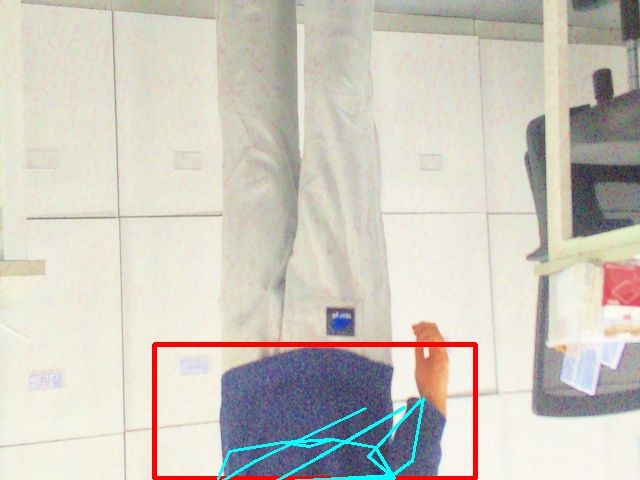
#> input picture SubCameraApp_refactory_260309_stm_com/SubCameraApp_refactory_260309/build/captures/20260310_093136_fall_id1.jpg, 640 x 480 px, given in place of media.smp, which was not available
$ python video_confusion_rtsp.py
#> lines starting #> are read from the running program, lines starting #| are printed output that depends on the picture; after the words box and inside, x2 and y2 are one past the last pixel; in counts of white or black regions, pixels touching at a corner belong together; pictures that were not available may be replaced by others from this repository, and a replacement may not be noted
import cv2
import numpy as np
import os
import threading
import time
import urllib.parse
import cv2
import numpy as np
from collections import deque

# 디스플레이 설정
os.environ["DISPLAY"] = ":0"
# RTSP 전송 및 지연 최적화 (TCP 강제)
os.environ["OPENCV_FFMPEG_CAPTURE_OPTIONS"] = "rtsp_transport;tcp|max_delay;500000"

class FireDetector:
    def __init__(self, history_len=10):
        # 불꽃의 동적 움직임을 추적하기 위한 큐
        self.area_history = deque(maxlen=history_len)
        self.fire_detected = False

    def detect(self, r_img, t_gray):
        # 1. Thermal 임계값 필터링 (고온부 추출)
        # 200 이상은 매우 뜨거운 영역
        _, t_mask = cv2.threshold(t_gray, 200, 255, cv2.THRESH_BINARY)

        # 노이즈 제거 (Opening 연산)
        kernel = np.ones((3, 3), np.uint8)
        t_mask = cv2.morphologyEx(t_mask, cv2.MORPH_OPEN, kernel)

        # 2. RGB 채도/색상 확인 (주황/적색 계열)
        hsv = cv2.cvtColor(r_img, cv2.COLOR_BGR2HSV)
        # 불꽃의 전형적인 HSV 범위 (빨강~주황)
        lower_fire = np.array([0, 100, 100])
        upper_fire = np.array([25, 255, 255])
        rgb_mask = cv2.inRange(hsv, lower_fire, upper_fire)

        # 3. 두 모달리티 결합 (교집합)
        combined_mask = cv2.bitwise_and(t_mask, rgb_mask)

        # 4. 동적 분석 (면적 변화율 계산)
        contours, _ = cv2.findContours(combined_mask, cv2.RETR_EXTERNAL, cv2.CHAIN_APPROX_SIMPLE)
        current_area = 0
        fire_rects = []

        for cnt in contours:
            area = cv2.contourArea(cnt)
            if area > 50:  # 너무 작은 노이즈 무시
                current_area += area
                fire_rects.append(cv2.boundingRect(cnt))

        self.area_history.append(current_area)

        # 면적이 일정 이상이고, 시간에 따라 크기가 미세하게 변하면(flickering) 화재로 간주
        if len(self.area_history) == self.area_history.maxlen:
            std_dev = np.std(self.area_history)
            # 평균 면적이 크고 변화량(표준편차)이 0보다 크면 움직이는 불꽃일 확률 높음
            if np.mean(self.area_history) > 100 and std_dev > 5:
                self.fire_detected = True
            else:
                self.fire_detected = False

        return self.fire_detected, fire_rects

class VideoStream:
    def __init__(self, url, name):
        self.name = name
        self.cap = cv2.VideoCapture(url, cv2.CAP_FFMPEG)
        self.cap.set(cv2.CAP_PROP_BUFFERSIZE, 1)
        self.frame = None
        self.ret = False
        self.stopped = False

        start_time = time.time()
        while not self.cap.isOpened():
            if time.time() - start_time > 5:
                print(f"[X] {self.name} 스트림 연결 실패")
                return
            time.sleep(0.5)
            self.cap.open(url, cv2.CAP_FFMPEG)

        print(f"[V] {self.name} 스트림 연결 성공")
        self.ret, self.frame = self.cap.read()

    def start(self):
        if self.cap.isOpened():
            threading.Thread(target=self.update, args=(), daemon=True).start()
        return self

    def update(self):
        while not self.stopped:
            # grab()으로 최신 패킷 확보, retrieve()로 디코딩
            if self.cap.grab():
                success, frame = self.cap.retrieve()
                if success:
                    self.frame = frame
            else:
                time.sleep(0.01)

    def read(self):
        return self.frame

    def stop(self):
        self.stopped = True
        self.cap.release()

class PrecisionAligner:
    def __init__(self):
        self.warp_matrix = np.eye(2, 3, dtype=np.float32)
        self.is_processing = False
        self.lock = threading.Lock()
        self.current_cc = 0.0
        self.is_aligned = False

    def update_matrix(self, img_r, img_t):
        self.is_processing = True
        try:
            # 에지 기반 정합 (왜곡 방지를 위한 Canny 필터링)
            edge_r = cv2.Canny(cv2.cvtColor(img_r, cv2.COLOR_BGR2GRAY), 50, 150)
            edge_t = cv2.Canny(cv2.normalize(img_t, None, 0, 255, cv2.NORM_MINMAX), 30, 100)

            criteria = (cv2.TERM_CRITERIA_EPS | cv2.TERM_CRITERIA_COUNT, 35, 1e-5)

            with self.lock:
                start_matrix = self.warp_matrix.copy()

            # ECC 알고리즘 수행
            cc, new_matrix = cv2.findTransformECC(edge_r, edge_t, start_matrix,
                                                cv2.MOTION_AFFINE, criteria)

            with self.lock:
                self.warp_matrix = new_matrix
                self.current_cc = cc
                self.is_aligned = (cc >= 0.3)
        except cv2.error:
            with self.lock:
                self.current_cc = -1.0
                self.is_aligned = False
        finally:
            self.is_processing = False

def draw_info(img, frame_count, cc, fps, next_align_in, is_aligned):
    # 1. 텍스트를 그릴 바탕(검정색 상단 바) 생성
    # 상단 80픽셀 정도를 반투명 검정색으로 덮습니다.
    overlay = img.copy()
    cv2.rectangle(overlay, (0, 0), (img.shape[1], 85), (0, 0, 0), -1)
    cv2.addWeighted(overlay, 0.7, img, 0.3, 0, img)

    font = cv2.FONT_HERSHEY_SIMPLEX
    status_color = (0, 255, 0) if is_aligned else (0, 0, 255)

    # 2. 텍스트 좌표 및 크기 재설정 (640x360 해상도 최적화)
    # 가독성을 위해 폰트 두께(thickness)를 2로 올립니다.
    cv2.putText(img, f"FRAME: {frame_count:04d}", (15, 30), font, 0.5, (255, 255, 255), 1)
    cv2.putText(img, f"FPS: {fps:.1f}", (160, 30), font, 0.5, (0, 255, 255), 1)

    status_text = "ALIGNED" if is_aligned else "SEARCHING"
    cv2.putText(img, f"STATUS: {status_text}", (300, 30), font, 0.5, status_color, 2)

    # ECC SCORE 강조
    cv2.putText(img, f"ECC SCORE: {cc:.4f}", (15, 65), font, 0.7, status_color, 2)

    align_text = "STABLE" if is_aligned else f"RE-ALIGN IN: {next_align_in}f"
    cv2.putText(img, align_text, (300, 65), font, 0.5, (200, 200, 200), 1)

    return img

def process_ultra_fast_fusion():
    # 카메라 접속 정보
    USER, PASS, IP1, IP2 = "admin", "5hanwha!", "192.168.0.112", "192.168.0.112"
    encoded_pass = urllib.parse.quote(PASS, safe='')

    rgb_url = f"rtsp://{USER}:{encoded_pass}@{IP1}/0/profile2/media.smp"
    th_url = f"rtsp://{USER}:{encoded_pass}@{IP2}/1/profile2/media.smp"

    vs_rgb = VideoStream(rgb_url, "RGB").start()
#> in __init__, self.frame is the input picture: shape (480, 640, 3); mean B, G, R 191.9, 200.8, 205
    vs_th = VideoStream(th_url, "Thermal").start()

    TARGET_W, TARGET_H = 640, 360
    aligner = PrecisionAligner()
    # [추가] 화재 감지기 객체 생성
    detector = FireDetector(history_len=15)
    frame_count = 0

    while True:
        start_time = time.time()
        frame_rgb = vs_rgb.read()
        frame_th = vs_th.read()

        if frame_rgb is None or frame_th is None:
            time.sleep(0.01)
            continue

        r_img = cv2.resize(frame_rgb, (TARGET_W, TARGET_H))
        t_img_raw = cv2.resize(frame_th, (TARGET_W, TARGET_H))
        t_img_gray = cv2.cvtColor(t_img_raw, cv2.COLOR_BGR2GRAY)
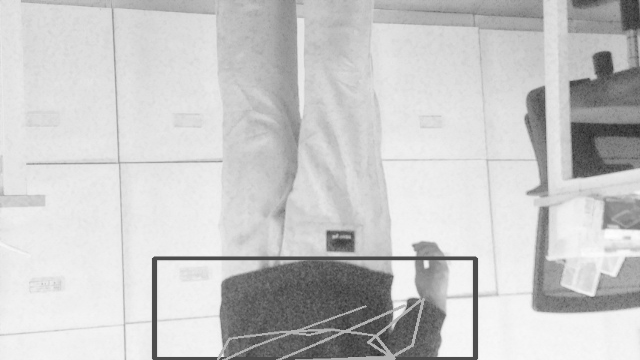
#> t_img_gray: shape (360, 640); min 38, max 253, mean 201

        # 1. 정합 업데이트 (기존 동일)
        interval = 900 if aligner.is_aligned else 30
        if frame_count % interval == 0 and not aligner.is_processing:
            threading.Thread(target=aligner.update_matrix,
                             args=(r_img.copy(), t_img_gray.copy()),
                             daemon=True).start()

        with aligner.lock:
            current_warp = aligner.warp_matrix.copy()
            is_aligned = aligner.is_aligned
            current_cc = aligner.current_cc

        # 2. 워핑 및 합성 (기존 동일)
        try:
            reg_t_gray = cv2.warpAffine(t_img_gray, current_warp, (TARGET_W, TARGET_H),
                                        flags=cv2.INTER_LINEAR + cv2.WARP_INVERSE_MAP)

            # [추가] 화재 감지 수행 (정합된 열화상과 RGB 사용)
            is_fire, fire_rects = detector.detect(r_img, reg_t_gray)
#> in detect, `_, t_mask = cv2.threshold(t_gray, 200, 255, cv2.THRESH_BINARY)`:
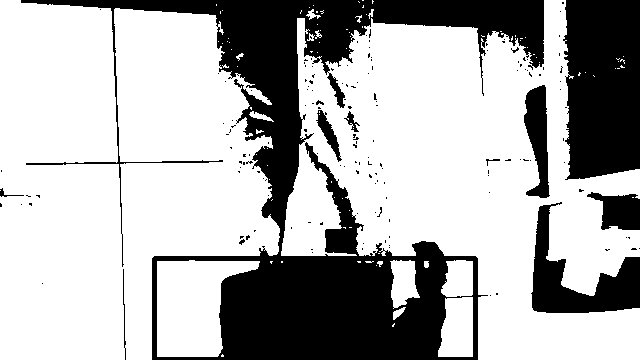
#> t_mask: shape (360, 640); 69.2% white; 157 black regions (146 under 20 px), largest, box (x1, y1, x2, y2) and area: (21, 0, 544, 360) 49088, (563, 0, 640, 180) 12634, (531, 202, 640, 313) 4812
#> in detect, `t_mask = cv2.morphologyEx(t_mask, cv2.MORPH_OPEN, kernel)`: t_mask: shape (360, 640); 68.7% white; 107 black regions (94 under 20 px), largest, box (x1, y1, x2, y2) and area: (21, 0, 544, 360) 50181, (562, 0, 640, 180) 12730, (531, 202, 640, 313) 4820
#> in detect, `hsv = cv2.cvtColor(r_img, cv2.COLOR_BGR2HSV)`: hsv: shape (360, 640, 3); mean H, S, V 38.9, 31.7, 210.9
#> in detect, `rgb_mask = cv2.inRange(hsv, lower_fire, upper_fire)`: rgb_mask: shape (360, 640); 2.1% white; 17 white regions (9 under 20 px), largest, box (x1, y1, x2, y2) and area: (152, 242, 478, 360) 4239, (604, 199, 625, 226) 169, (620, 208, 638, 219) 82
#> in detect, `combined_mask = cv2.bitwise_and(t_mask, rgb_mask)`:
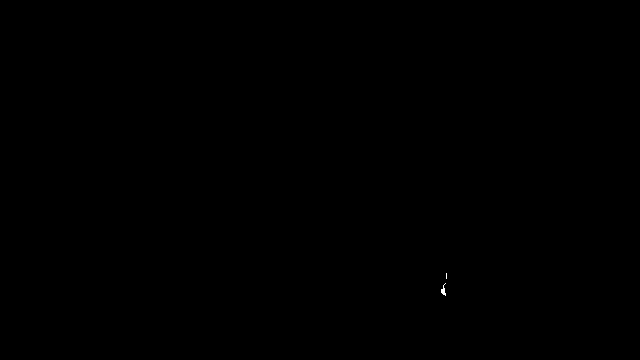
#> combined_mask: shape (360, 640); 0.02% white in thin lines or dots, all inside (x1, y1, x2, y2) = (441, 273, 447, 296)
#> in detect, `contours, _ = cv2.findContours(combined_mask, cv2.RETR_EXTERNAL, cv2.C..`: contours = 2 contours, all with area under 20
#> the loop in detect, `for cnt in contours:` made 2 passes
#> area on pass 1: 17
#> (cnt, area) on pass 2: ([[446, 273], [446, 278]], 0)
#> after the loop in detect, `for cnt in contours:`: current_area = 0; fire_rects = []
#> is_fire = False; fire_rects = []

            reg_t_color = cv2.applyColorMap(reg_t_gray, cv2.COLORMAP_JET)
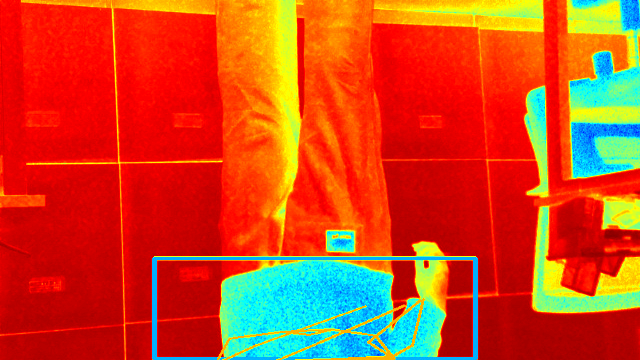
#> reg_t_color: shape (360, 640, 3); mean B, G, R 30.4, 70.2, 204.7
            _, mask_uint8 = cv2.threshold(reg_t_gray, 30, 255, cv2.THRESH_BINARY)
#> mask_uint8: shape (360, 640); every value is 255
            overlay_img = cv2.addWeighted(r_img, 0.4, reg_t_color, 0.6, 0)

            fused = r_img.copy()
            cv2.copyTo(overlay_img, mask_uint8, fused)

            # 3. 정보 오버레이 및 화재 구역 강조 표시
            fps = 1 / (time.time() - start_time) if (time.time() - start_time) > 0 else 0
            final_display = draw_info(fused, frame_count, current_cc, fps,
                                    interval - (frame_count % interval), is_aligned)
#> in draw_info, `cv2.rectangle(overlay, (0, 0), (img.shape[1], 85), (0, 0, 0), -1)`:
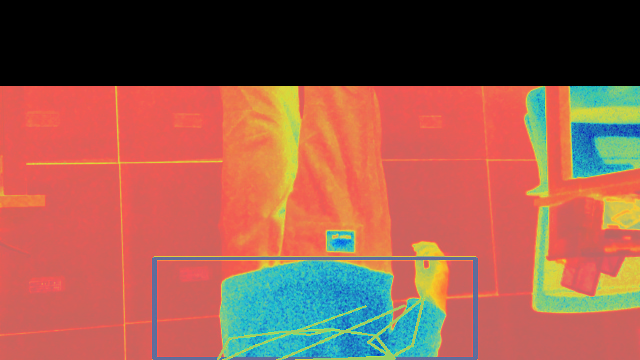
#> overlay: shape (360, 640, 3); mean B, G, R 75.8, 90.6, 151
#> in draw_info, `cv2.addWeighted(overlay, 0.7, img, 0.3, 0, img)`:
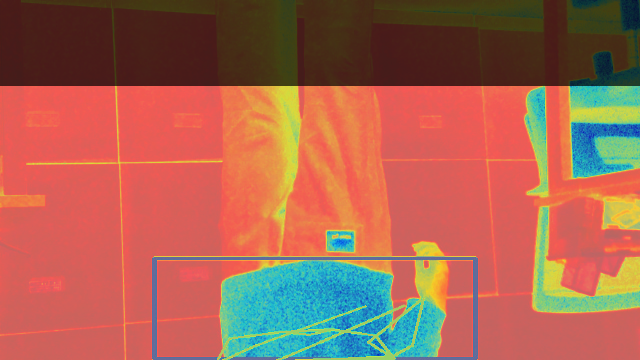
#> img: shape (360, 640, 3); mean B, G, R 81.6, 100.1, 167.1
#> in draw_info, `font = cv2.FONT_HERSHEY_SIMPLEX`: font = 0
#> in draw_info, `cv2.putText(img, align_text, (300, 65), font, 0.5, (200, 200, 200), 1)`:
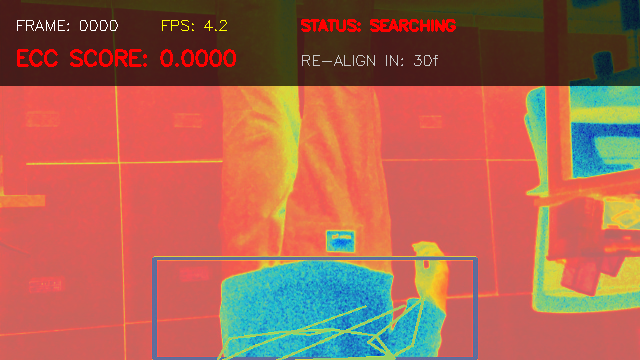
#> img: shape (360, 640, 3); mean B, G, R 81.7, 100.3, 169.8

            # [추가] 화재 발생 시 시각적 효과
            if is_fire:
                # 1. 화면 전체에 빨간색 테두리 경고
                cv2.rectangle(final_display, (0, 0), (TARGET_W, TARGET_H), (0, 0, 255), 10)
                # 2. 감지된 구역 사각형 그리기 및 라벨링
                for (x, y, w, h) in fire_rects:
                    cv2.rectangle(final_display, (x, y), (x + w, y + h), (0, 0, 255), 2)
                    cv2.putText(final_display, "FIRE DETECTED", (x, y - 10),
                                cv2.FONT_HERSHEY_SIMPLEX, 0.5, (0, 0, 255), 2)
                # 3. 상단 상태바에 추가 경고 문구
                cv2.putText(final_display, "!!! CRITICAL ALARM !!!", (220, 110),
                            cv2.FONT_HERSHEY_SIMPLEX, 0.8, (0, 0, 255), 3)

            cv2.imshow("Hanwha Precision Fusion & Fire Detection", final_display)

        except Exception as e:
            print(f"Blending/Detection Error: {e}")

        frame_count += 1
        if cv2.waitKey(1) & 0xFF == ord('q'): break
#> (key q is pressed here)

    vs_rgb.stop()
    vs_th.stop()
    cv2.destroyAllWindows()

if __name__ == "__main__":
    process_ultra_fast_fusion()
